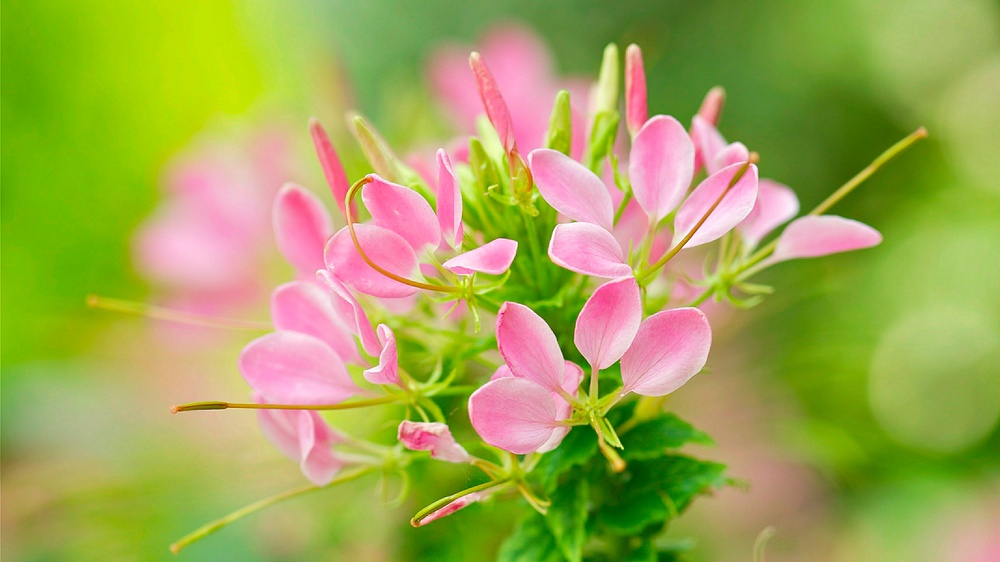
#> input picture Digital_Image_Processing/flower.jpeg, 1000 x 562 px, shrunk from 1920 x 1080 before the run
$ python Assignment7.py
#> lines starting #> are read from the running program, lines starting #| are printed output that depends on the picture
import matplotlib.pyplot as plt
import numpy as np
import cv2


def main():
    ''' Load a RGB image '''
    rgb = cv2.imread('flower.jpeg')
#> rgb is the input picture: shape (562, 1000, 3); mean B, G, R 83.9, 167.8, 161.9

    ''' Convert RGB to Grayscale '''
    grayscale = rgb_to_grayscale(rgb)
#> in rgb_to_grayscale, `red, green, blue = rgb[:, :, 0], rgb[:, :, 1], rgb[:, :, 2]`:
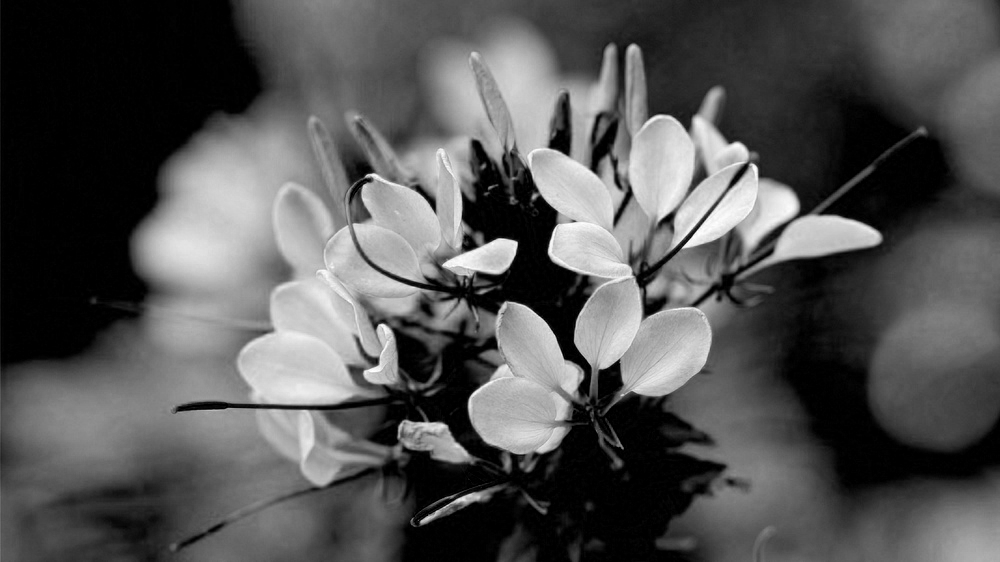
#> red: shape (562, 1000); min 0, max 255, mean 83.9
#> in rgb_to_grayscale, `red, green, blue = rgb[:, :, 0], rgb[:, :, 1], rgb[:, :, 2]`:
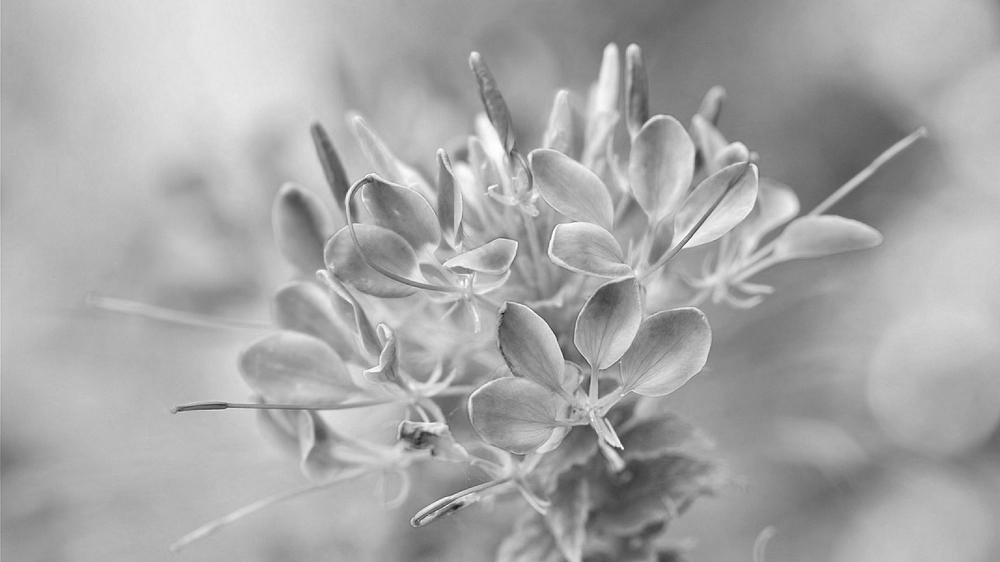
#> green: shape (562, 1000); min 25, max 255, mean 167.8
#> in rgb_to_grayscale, `red, green, blue = rgb[:, :, 0], rgb[:, :, 1], rgb[:, :, 2]`:
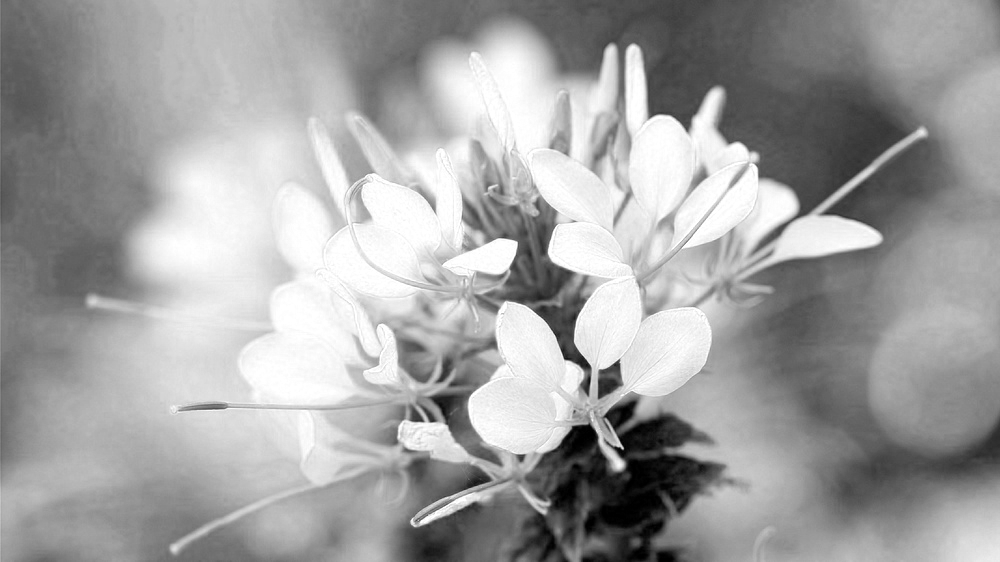
#> blue: shape (562, 1000); min 0, max 255, mean 161.9
#> in rgb_to_grayscale, `graysclae = red * 0.2989 + green * 0.5870 + blue * 0.1140`:
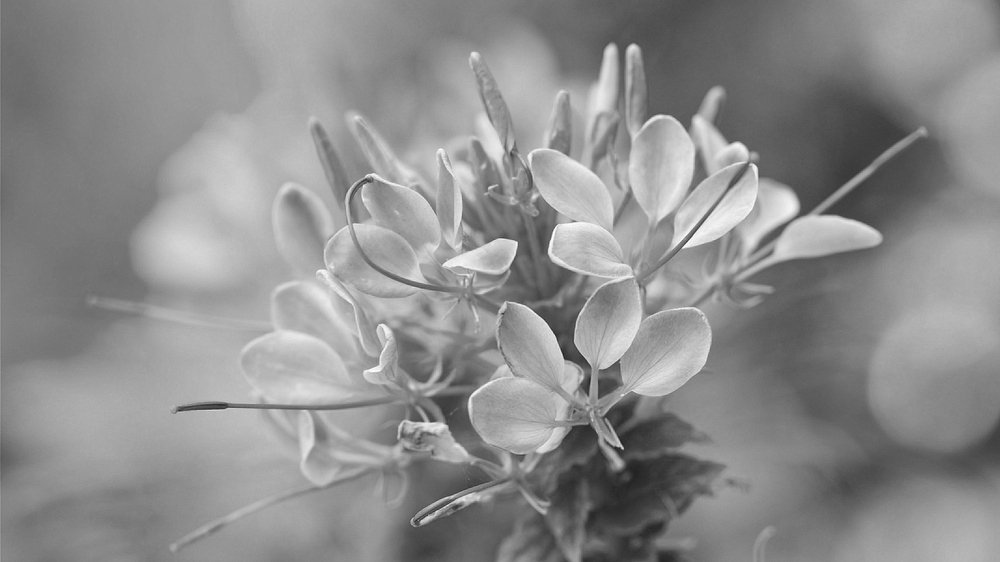
#> graysclae: shape (562, 1000) float64; min 30.32, max 253.8, mean 142

    temp = (grayscale - 50) % 200
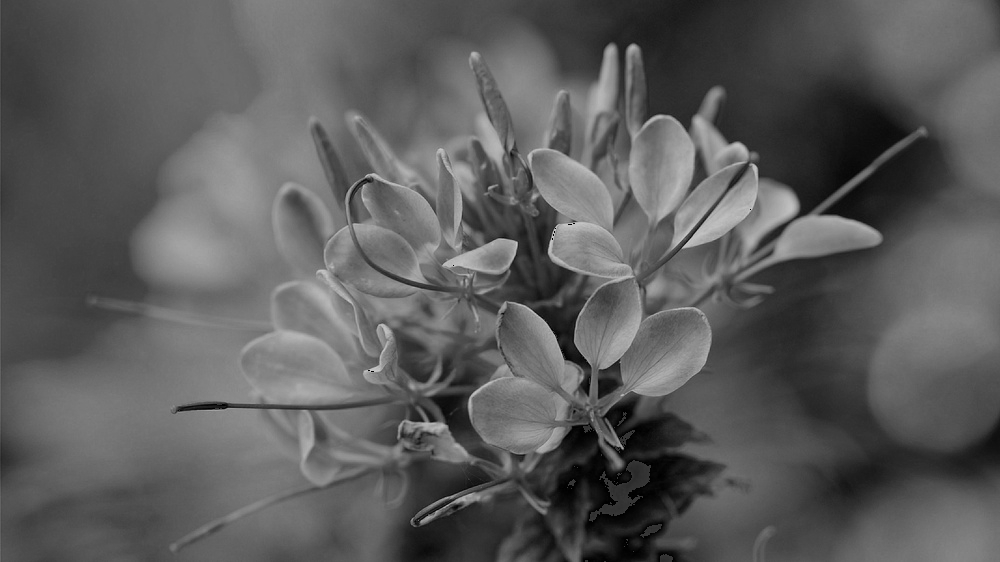
#> temp: shape (562, 1000); min 0, max 199, mean 91.7

    left = temp
    right = temp + 50
    middle = (temp % 150)+50
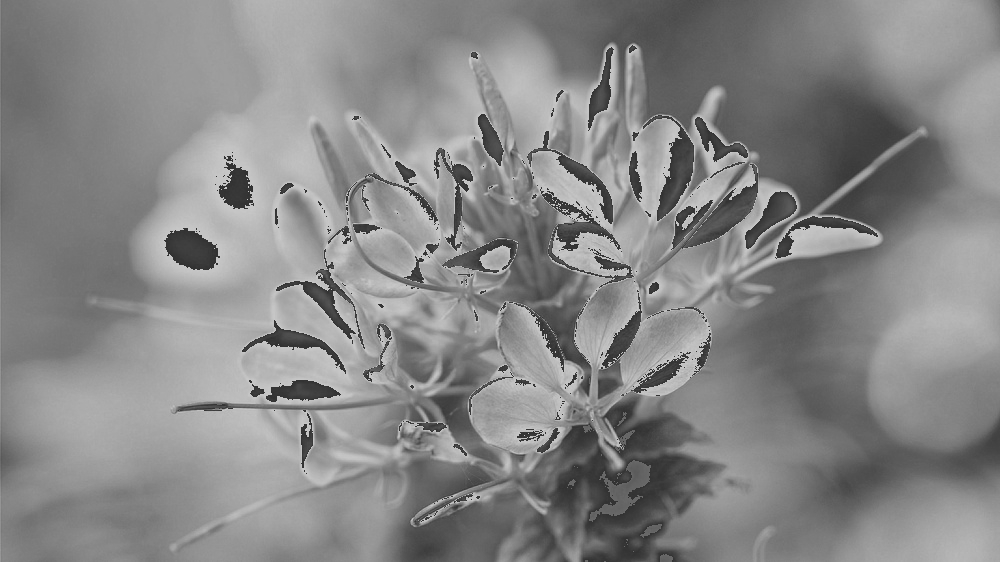
#> middle: shape (562, 1000); min 50, max 199, mean 134.7

    img_set = [grayscale, left, right, middle]
    title_set = ['Grayscale', 'Left', 'Right', 'Middle']

    plot_img(img_set, title_set)


def plot_img(img_set, title_set):
    n = len(img_set)
#> n = 4
    plt.figure(figsize=(20, 20))
    plot_number = 1

    for i in range(n):
        plt.subplot(4, 2, plot_number)
        plt.title(title_set[i])
        plt.imshow(img_set[i], cmap='gray')

        plt.subplot(4, 2, plot_number+1)
        plt.title(title_set[i] + ' Histogram')
        hist = cv2.calcHist([img_set[i]], [0], None, [256], [0, 256])
        plt.plot(hist, color='blue')

        plot_number += 2
#> after the loop, plot_number = 9

    plt.show()
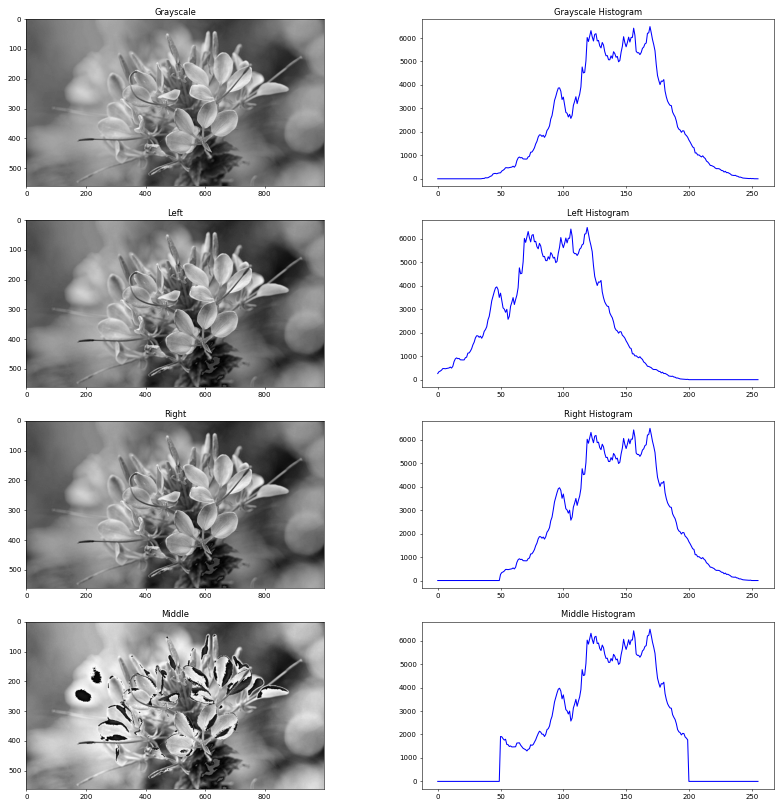
#> figure drawn by matplotlib, 8 panels; panel 2: curve peaks at x = 169, y = 6487; panel 4: curve peaks at x = 119, y = 6487; panel 6: curve peaks at x = 169, y = 6487; panel 8: curve peaks at x = 169, y = 6487


def rgb_to_grayscale(rgb):
    red, green, blue = rgb[:, :, 0], rgb[:, :, 1], rgb[:, :, 2]

    graysclae = red * 0.2989 + green * 0.5870 + blue * 0.1140
    graysclae = graysclae.astype('uint8')

    return graysclae


if __name__ == '__main__':
    main()

$ run again, with Digital_Image_Processing/erosion_dilation.jpg copied over Digital_Image_Processing/flower.jpeg
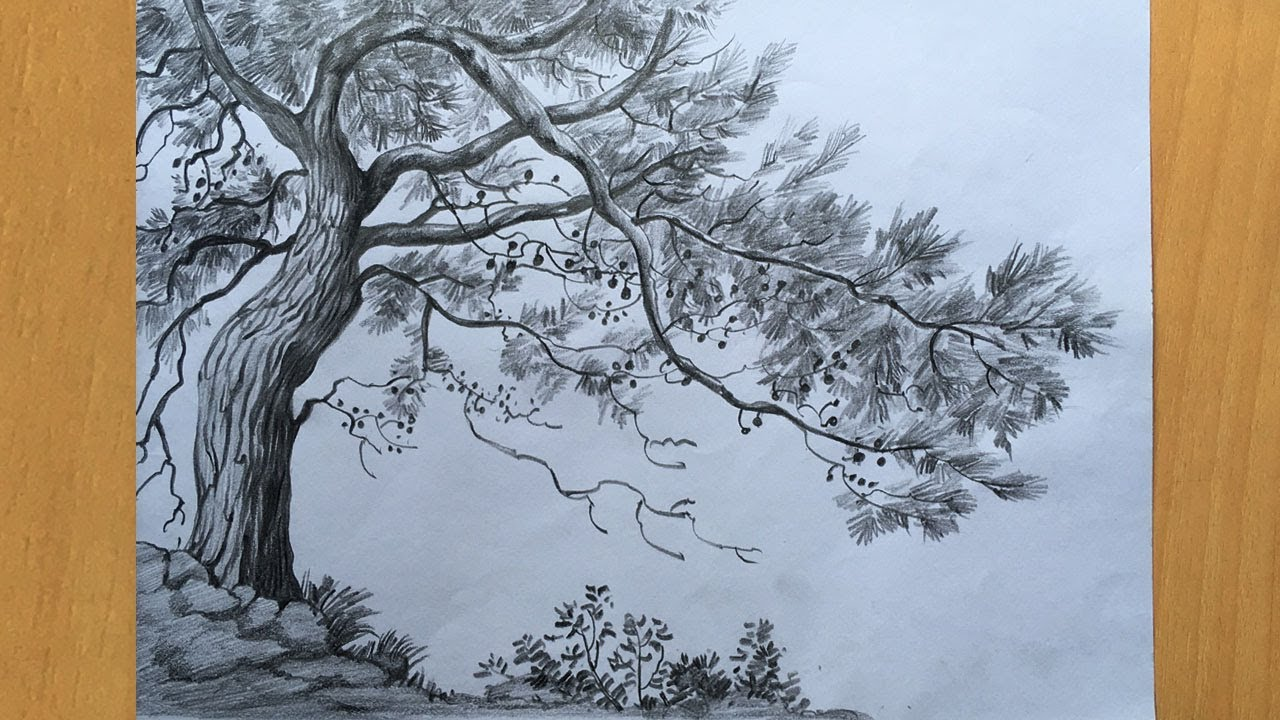
#> input picture Digital_Image_Processing/erosion_dilation.jpg, 1280 x 720 px
#> in main, rgb is the input picture: shape (720, 1280, 3); mean B, G, R 151.3, 151.5, 151.9
#> in main, `temp = (grayscale - 50) % 200`:
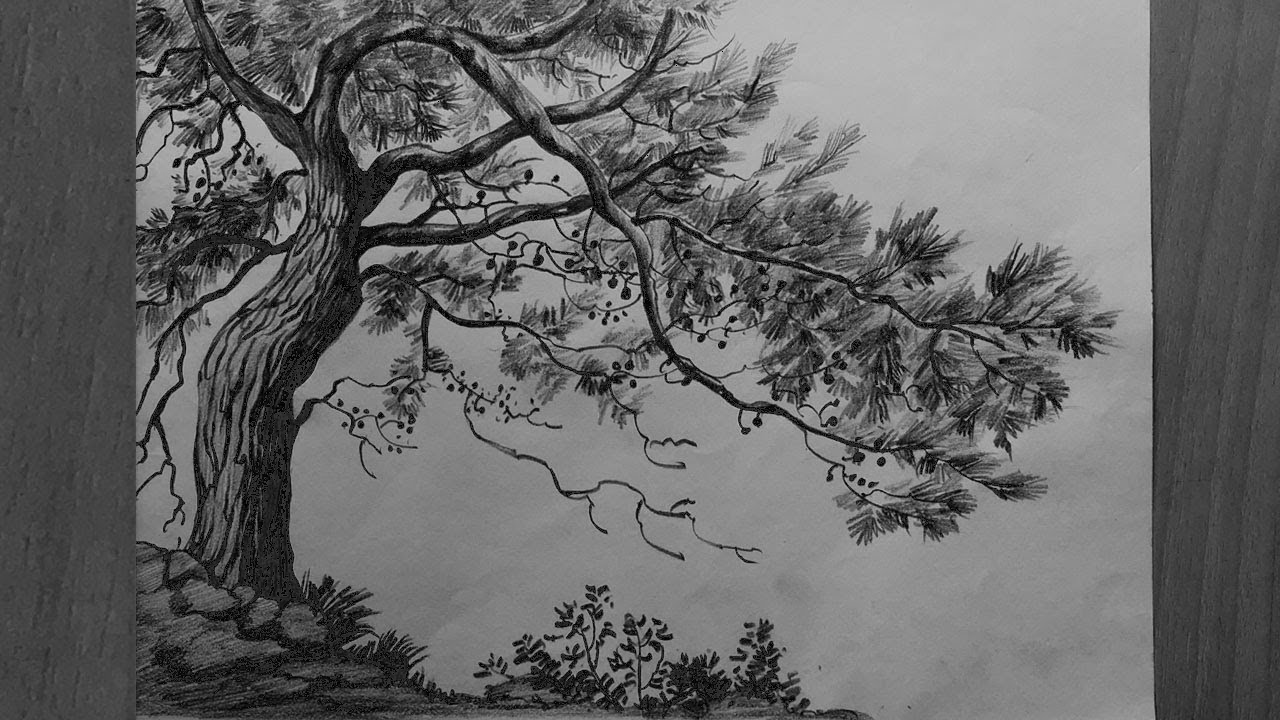
#> temp: shape (720, 1280); min 0, max 199, mean 102.7
#> in main, `middle = (temp % 150)+50`:
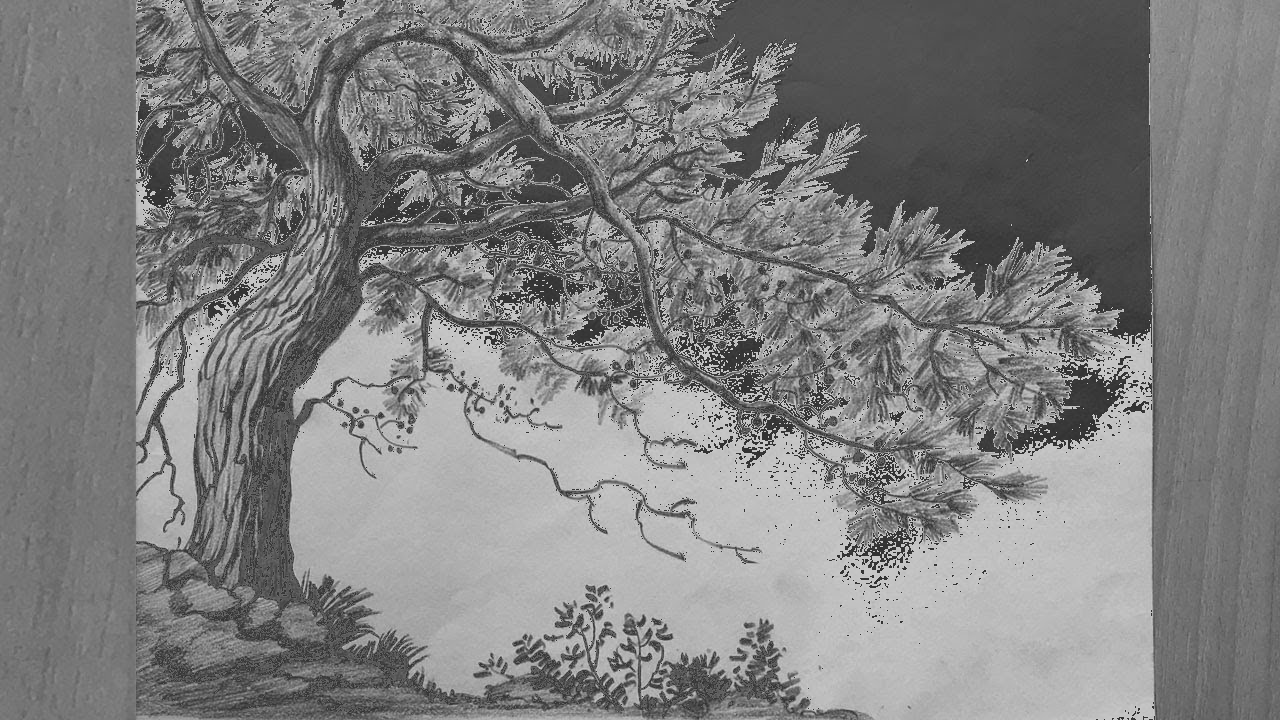
#> middle: shape (720, 1280); min 50, max 199, mean 128.4
#> n = 4
#> after the loop in plot_img, `for i in range(n):`: plot_number = 9
